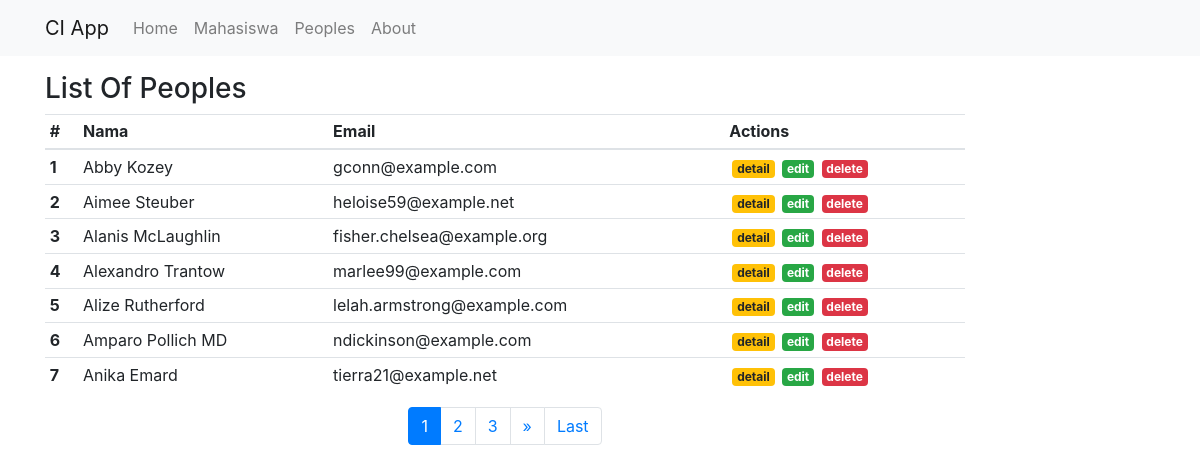
/index.php/peoples, run on the app's committed database.
### tables this page shows
CREATE TABLE `peoples` (
  `id` int(9) unsigned NOT NULL AUTO_INCREMENT,
  `name` varchar(100) NOT NULL,
  `address` varchar(255) NOT NULL,
  `email` varchar(100) NOT NULL,
  PRIMARY KEY (`id`),
  KEY `email` (`email`)
);

### index.php (called while the page is built, shortened)
<?php
require_once BASEPATH.'core/CodeIgniter.php';

### application/config/config.php (called while the page is built, shortened)
<?php
$config['base_url'] = 'http://localhost/ngobar/';
$config['index_page'] = '';
$config['uri_protocol']    = 'REQUEST_URI';
$config['url_suffix'] = '';
$config['language']    = 'english';
$config['charset'] = 'UTF-8';
$config['enable_hooks'] = false;
$config['subclass_prefix'] = 'MY_';
$config['composer_autoload'] = false;
$config['permitted_uri_chars'] = 'a-z 0-9~%.:_\-';
$config['enable_query_strings'] = false;
$config['controller_trigger'] = 'c';
$config['function_trigger'] = 'm';
$config['directory_trigger'] = 'd';
$config['allow_get_array'] = true;
$config['log_threshold'] = 0;
$config['log_path'] = '';
$config['log_file_extension'] = '';
$config['log_file_permissions'] = 0644;
$config['log_date_format'] = 'Y-m-d H:i:s';
$config['error_views_path'] = '';
$config['cache_path'] = '';
$config['cache_query_string'] = false;
$config['encryption_key'] = '';
$config['sess_driver'] = 'files';
$config['sess_cookie_name'] = 'ci_session';
$config['sess_expiration'] = 7200;
$config['sess_save_path'] = null;
$config['sess_match_ip'] = false;
$config['sess_time_to_update'] = 300;
$config['sess_regenerate_destroy'] = false;
$config['cookie_prefix']    = '';
$config['cookie_domain']    = '';
$config['cookie_path']        = '/';
$config['cookie_secure']    = false;
$config['cookie_httponly']     = false;
$config['standardize_newlines'] = false;
$config['global_xss_filtering'] = false;
$config['csrf_protection'] = false;
$config['csrf_token_name'] = 'csrf_test_name';
$config['csrf_cookie_name'] = 'csrf_cookie_name';
$config['csrf_expire'] = 7200;
$config['csrf_regenerate'] = true;
$config['csrf_exclude_uris'] = array();
$config['compress_output'] = false;
$config['time_reference'] = 'local';
$config['rewrite_short_tags'] = false;
$config['proxy_ips'] = '';

### application/models/Peoples_model.php (called while the page is built, shortened)
<?php
class Peoples_model extends CI_Model
{
    public function getPeoples($limit, $start)
    {
        $this->db->order_by('name', 'ASC');
        return $this->db->get('peoples', $limit, $start)->result_array();
    }
    public function countAllPeoples()
    {
        return $this->db->get('peoples')->num_rows();
    }
}

### application/views/peoples/index.php (the view)
<div class="container">
    <div class="row">
        <div class="col-md-10">
            <h3 class="mt-3">List Of Peoples</h3>
            <table class="table table-sm">
                <thead>
                    <tr>
                        <th>#</th>
                        <th>Nama</th>
                        <th>Email</th>
                        <th>Actions</th>
                    </tr>
                </thead>
                <tbody>
                    <?php foreach ($peoples as $people) : ?>
                        <tr>
                            <th><?= ++$start; ?></th>
                            <td><?= $people['name']; ?></td>
                            <td><?= $people['email']; ?></td>
                            <td>
                                <a href="" class="badge badge-warning">detail</a>
                                <a href="" class="badge badge-success">edit</a>
                                <a href="" class="badge badge-danger">delete</a>
                            </td>
                        </tr>
                    <?php endforeach; ?>
                </tbody>
            </table>
            <?= $this->pagination->create_links(); ?>
        </div>
    </div>
</div>

### application/controllers/Peoples.php (shortened to what this page needs)
<?php
class Peoples extends CI_Controller
{
    public function index()
    {
        $this->load->model('Peoples_model', 'peoples');
        $this->load->library('pagination');
        $config['base_url'] = 'http://localhost/ngobar/peoples/index';
        $config['total_rows'] = $this->peoples->countAllPeoples();
        $config['per_page'] = 7;
        $config['full_tag_open'] = "<nav><ul class='pagination justify-content-center'>";
        $config['full_tag_close'] = "</ul></nav>";
        $config["last_tag_open"] = "<li class='page-item'>";
        $config["last_tag_close"] = "</li>";
        $config["next_tag_open"] = "<li class='page-item'>";
        $config["next_tag_close"] = "</li>";
        $config['cur_tag_open'] = "<li class='page-item active' aria-current='page'><a class='page-link'>";
        $config['cur_tag_close'] = "</a></li>";
        $data['judul'] = 'List Of Peoples';
        $data['start'] = $this->uri->segment(3);
        $data['peoples'] = $this->peoples->getPeoples($config['per_page'], $data['start']);
        $this->load->view('templates/header', $data);
        $this->load->view('peoples/index', $data);
        $this->load->view('templates/footer');
    }
}

### application/views/templates/header.php (shortened to what this page needs)
<!doctype html>
<html lang="en">
<head>
    <link rel="stylesheet" href="https://stackpath.bootstrapcdn.com/bootstrap/4.1.3/css/bootstrap.min.css">
    <link rel="stylesheet" href="<?= base_url(); ?>assets/css/style.css">
</head>
<body>
    <nav class="navbar navbar-expand-lg navbar-light bg-light">
        <div class="container">
            <a class="navbar-brand" href="#">CI App</a>
            <div class="collapse navbar-collapse" id="navbarNavAltMarkup">
                <div class="navbar-nav">
                    <a class="nav-item nav-link" href="<?= base_url(); ?>">Home
                        <span class="sr-only">(current)</span></a>
                    <a class="nav-item nav-link" href="<?= base_url(); ?>mahasiswa">Mahasiswa</a>
                    <a class="nav-item nav-link" href="<?= base_url(); ?>peoples">Peoples</a>
                    <a class="nav-item nav-link" href="#">About</a>
                </div>
            </div>
        </div>
    </nav>

### application/views/templates/footer.php (shortened to what this page needs)
  </body>
</html>

### assets/css/style.css (style rules this page uses)
.badge { margin-left: 3px; }

### data on the page
peoples: name "Abby Kozey", email "gconn@example.com"
peoples: name "Aimee Steuber", email "heloise59@example.net"
peoples: name "Alanis McLaughlin", email "fisher.chelsea@example.org"
peoples: name "Alexandro Trantow", email "marlee99@example.com"
peoples: name "Alize Rutherford", email "lelah.armstrong@example.com"
peoples: name "Amparo Pollich MD", email "ndickinson@example.com"
peoples: name "Anika Emard", email "tierra21@example.net"

### other printed values
$this->pagination->create_links() "1 2 3 » Last"
